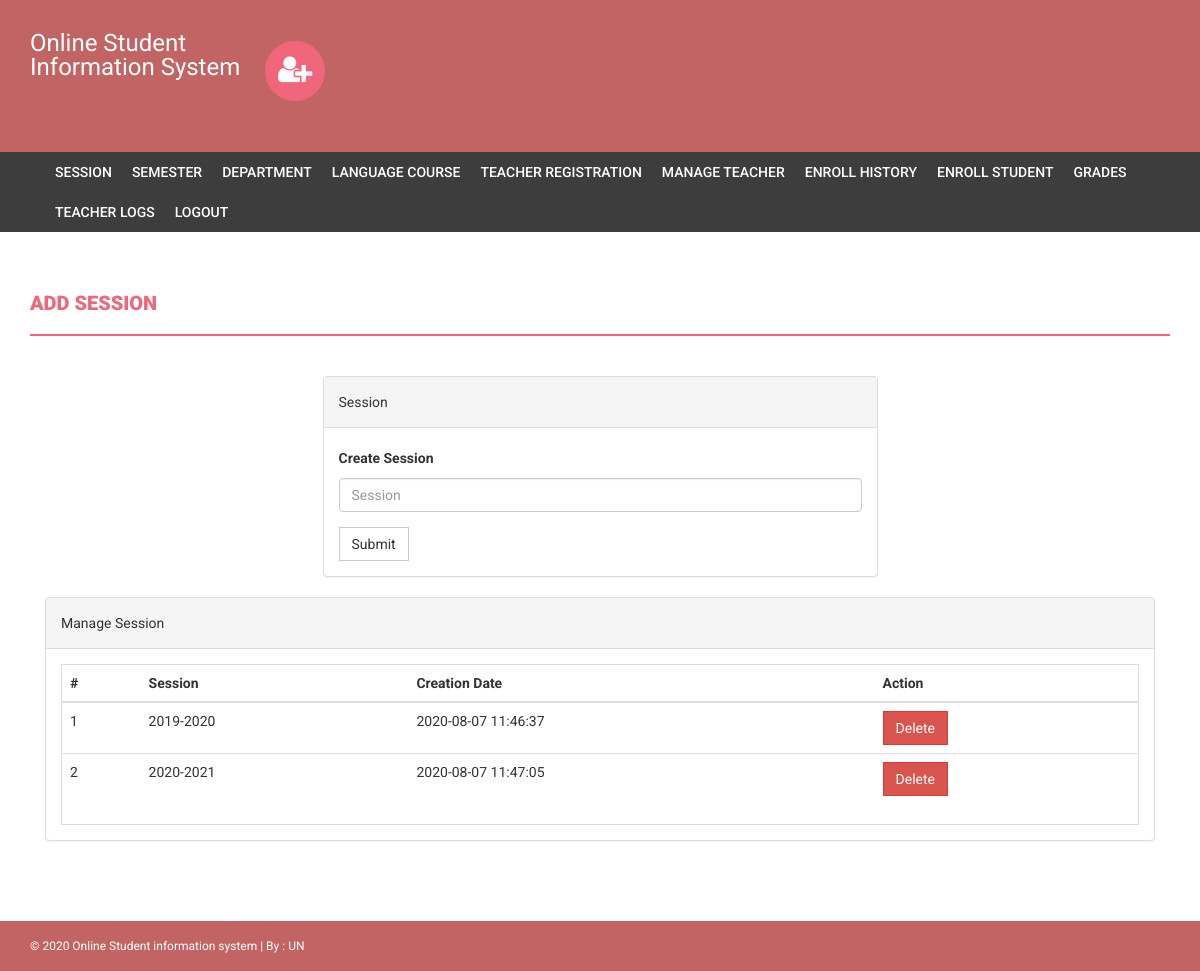
Page /admin/session.php (signed in) on the committed database.
### tables this page shows
CREATE TABLE `session` (
  `id` int(11) NOT NULL,
  `session` varchar(255) DEFAULT NULL,
  `creationDate` timestamp NULL DEFAULT current_timestamp()
);

### admin/session.php (the view, shortened to what this page needs)
<?php
if(strlen($_SESSION['alogin'])==0)
    {
header('location:index.php');
}
else{
?>
<!DOCTYPE html>
<html xmlns="http://www.w3.org/1999/xhtml">
<head>
    <link href="assets/css/bootstrap.css" rel="stylesheet" />
    <link href="assets/css/font-awesome.css" rel="stylesheet" />
    <link href="assets/css/style.css" rel="stylesheet" />
</head>
<body>
<?php include('includes/header.php');?>
<?php if($_SESSION['alogin']!="")
{
 include('includes/menubar.php');
}
 ?>
    <div class="content-wrapper">
        <div class="container">
              <div class="row">
                    <div class="col-md-12">
                        <h1 class="page-head-line">Add session  </h1>
                    </div>
                </div>
                <div class="row" >
                  <div class="col-md-3"></div>
                    <div class="col-md-6">
                        <div class="panel panel-default">
                        <div class="panel-heading">
                           Session
                        </div>
                        <div class="panel-body">
                       <form name="session" method="post">
   <div class="form-group">
    <label for="session">Create Session </label>
    <input type="text" class="form-control" id="sesssion" name="sesssion" placeholder="Session" />
  </div>
 <button type="submit" name="submit" class="btn btn-default">Submit</button>
</form>
                            </div>
                            </div>
                    </div>
                </div>
                <div class="col-md-12">
                    <div class="panel panel-default">
                        <div class="panel-heading">
                            Manage Session
                        </div>
                        <div class="panel-body">
                            <div class="table-responsive table-bordered">
                                <table class="table">
                                    <thead>
                                        <tr>
                                            <th>#</th>
                                            <th>Session</th>
                                            <th>Creation Date</th>
                                            <th>Action</th>
                                        </tr>
                                    </thead>
                                    <tbody>
<?php
$sql=mysqli_query($con,"select * from session");
$cnt=1;
while($row=mysqli_fetch_array($sql))
{
?>
                                        <tr>
                                            <td><?php echo $cnt;?></td>
                                            <td><?php echo htmlentities($row['session']);?></td>
                                            <td><?php echo htmlentities($row['creationDate']);?></td>
                                            <td>
  <a href="session.php?id=<?php echo $row['id']?>&del=delete" onClick="return confirm('Are you sure you want to delete?')">
                                            <button class="btn btn-danger">Delete</button>
</a>
                                            </td>
                                        </tr>
<?php
$cnt++;
} ?>
                                    </tbody>
                                </table>
                            </div>
                        </div>
                    </div>
                </div>
            </div>
        </div>
  <?php include('includes/footer.php');?>
</body>
</html>
<?php } ?>

### admin/assets/css/style.css (style rules this page uses)
body { font-family: 'Roboto', sans-serif; line-height: 30px; }
.content-wrapper { margin-top: 40px; min-height: 600px; padding-bottom: 60px; }
.page-head-line { font-weight: 900; padding-bottom: 20px; border-bottom: 2px solid #F0677C; text-transform: uppercase; color: #F0677C; font-size: 20px; margin-bottom: 40px; }
.btn { border-radius: 0px; -webkit-border-radius: 0px; -moz-border-radius: 0px; }

### rows in the picture
session: session "2019-2020", creationDate "2020-08-07 11:46:37"
session: session "2020-2021", creationDate "2020-08-07 11:47:05"
